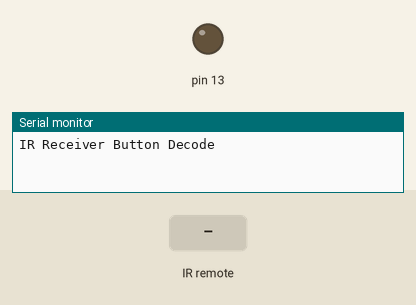
This sketch was run on a simulated Arduino Uno, built with avr-gcc and run on an emulated ATmega328P. Shown: output pins drawn as LEDs (lit = HIGH), the last lines printed to the serial monitor. Inputs (shaded band) come from the test bench.

Above: at 1.2 s.
1.3 s: infrared code 0xE916FF00 received
At 2.5 s:
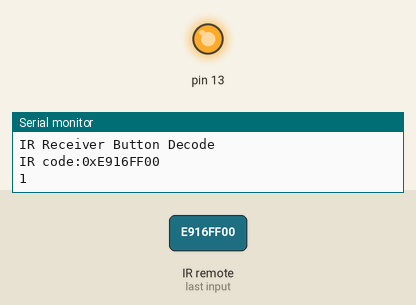
2.8 s: infrared code 0xE619FF00 received
At 3.8 s:
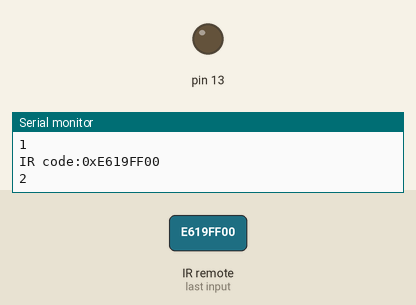
Timing chart, 0 to 5.8 s (numbered marks = the images above; inputs shaded):
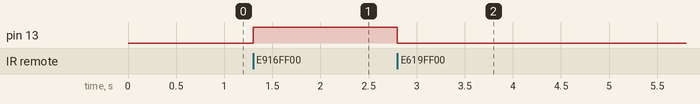

The sketch:

infrared_Blink.ino
```cpp
//www.kuongshun.com

#include "IRremote.h"
int receiver = 12;
IRrecv irrecv(receiver);
uint32_t last_decodedRawData = 0;

void translateIR()
{

  if (irrecv.decodedIRData.flags)
  {
    irrecv.decodedIRData.decodedRawData = last_decodedRawData;
    Serial.println("REPEAT!");
  } else
  {
    Serial.print("IR code:0x");
    Serial.println(irrecv.decodedIRData.decodedRawData, HEX);
  }
  switch (irrecv.decodedIRData.decodedRawData)
  {
    case 0xB946FF00: Serial.println("UP"); break;
    case 0xEA15FF00: Serial.println("DOWN"); break;
    case 0xBB44FF00: Serial.println("LEFT"); break;
    case 0xBC43FF00: Serial.println("RIGHT");    break;
    case 0xBF40FF00: Serial.println("OK");    break;
    case 0xAD52FF00: Serial.println("0");    break;
    case 0xE916FF00: Serial.println("1");digitalWrite(13, HIGH);break;
    case 0xE619FF00: Serial.println("2");digitalWrite(13, LOW);break;
    case 0xF20DFF00: Serial.println("3");    break;
    case 0xF30CFF00: Serial.println("4");    break;
    case 0xE718FF00: Serial.println("5");    break;
    case 0xA15EFF00: Serial.println("6");    break;
    case 0xF708FF00: Serial.println("7");    break;
    case 0xE31CFF00: Serial.println("8");    break;
    case 0xA55AFF00: Serial.println("9");    break;
    case 0xBD42FF00: Serial.println("*");    break;
    case 0xB54AFF00: Serial.println("#");    break;
    default:
      Serial.println(" other button   ");
  }
  last_decodedRawData = irrecv.decodedIRData.decodedRawData;
  delay(100);
}

void setup()
{
  Serial.begin(9600);
  pinMode(13, OUTPUT);
  Serial.println("IR Receiver Button Decode");
  irrecv.enableIRIn();
}

void loop()
{
  if (irrecv.decode())
  {
    translateIR();
    irrecv.resume();
  }
}
```

Measured:
- after the input at 1.3 s, pin 13: LOW → HIGH at once
- after the input at 2.8 s, pin 13: HIGH → LOW at once
